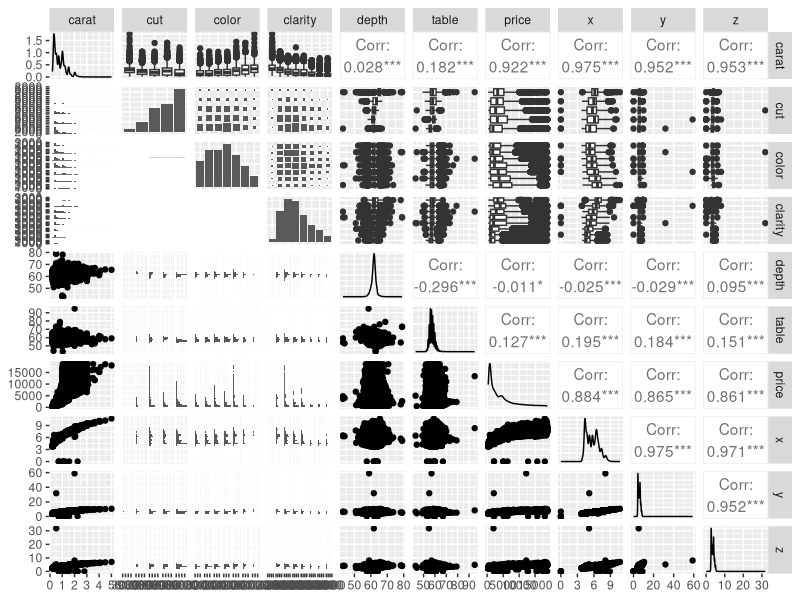
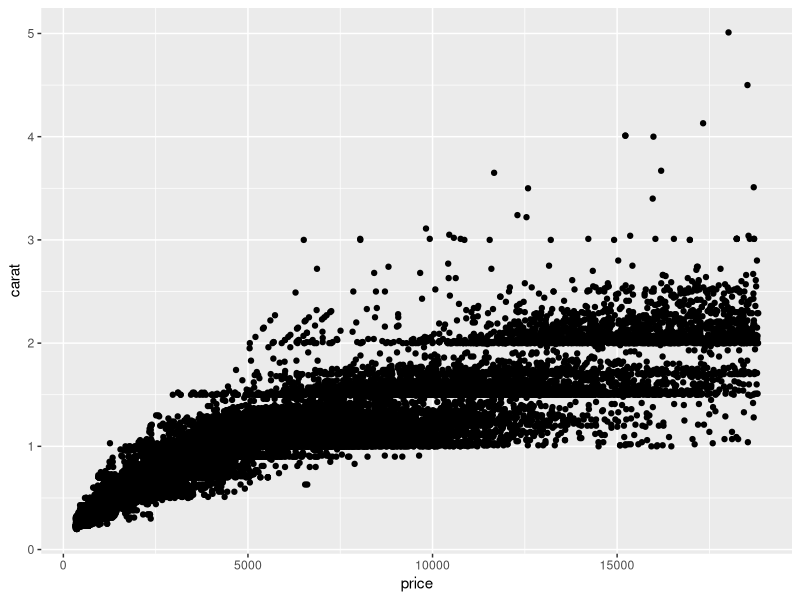
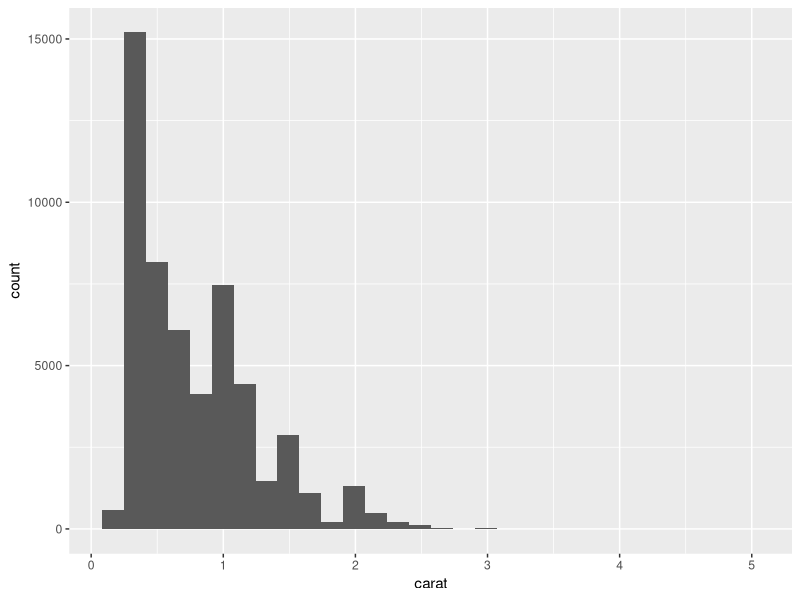
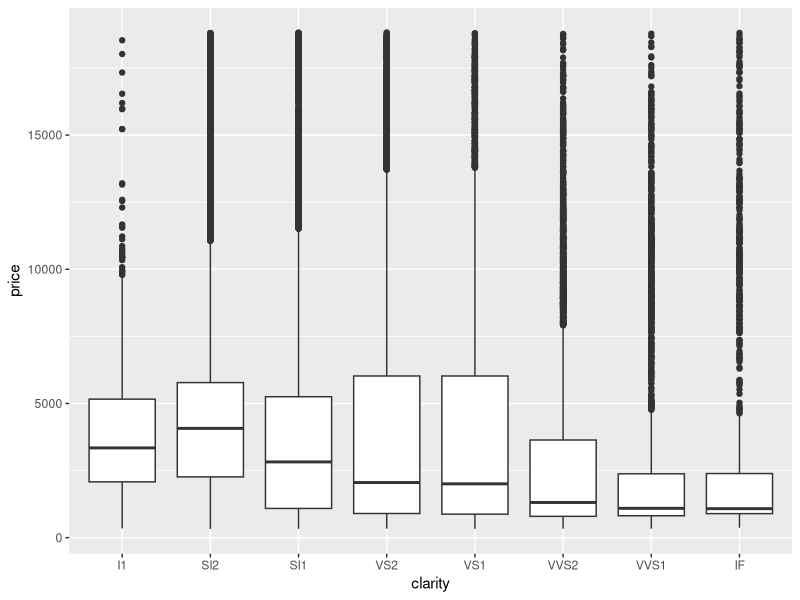

R code for these plots, in order:
## ---- chunk 1
library(tidyverse)
library(skimr)
library(GGally)
## ---- chunk 2
View(diamonds)

names(diamonds)

dim(diamonds)

summary(diamonds)

head(diamonds)

tail(diamonds)

skimr::skim(diamonds)
## ---- chunk 3
ggpairs(diamonds)
## ---- chunk 4
ggplot(data = diamonds, aes(x = price, y = carat)) +
  geom_point()
## ---- chunk 5
ggplot(data = diamonds, aes(x = carat)) +
  geom_histogram()
## ---- chunk 6
ggplot(data = diamonds, aes(x = clarity, y = price)) +
  geom_boxplot()
